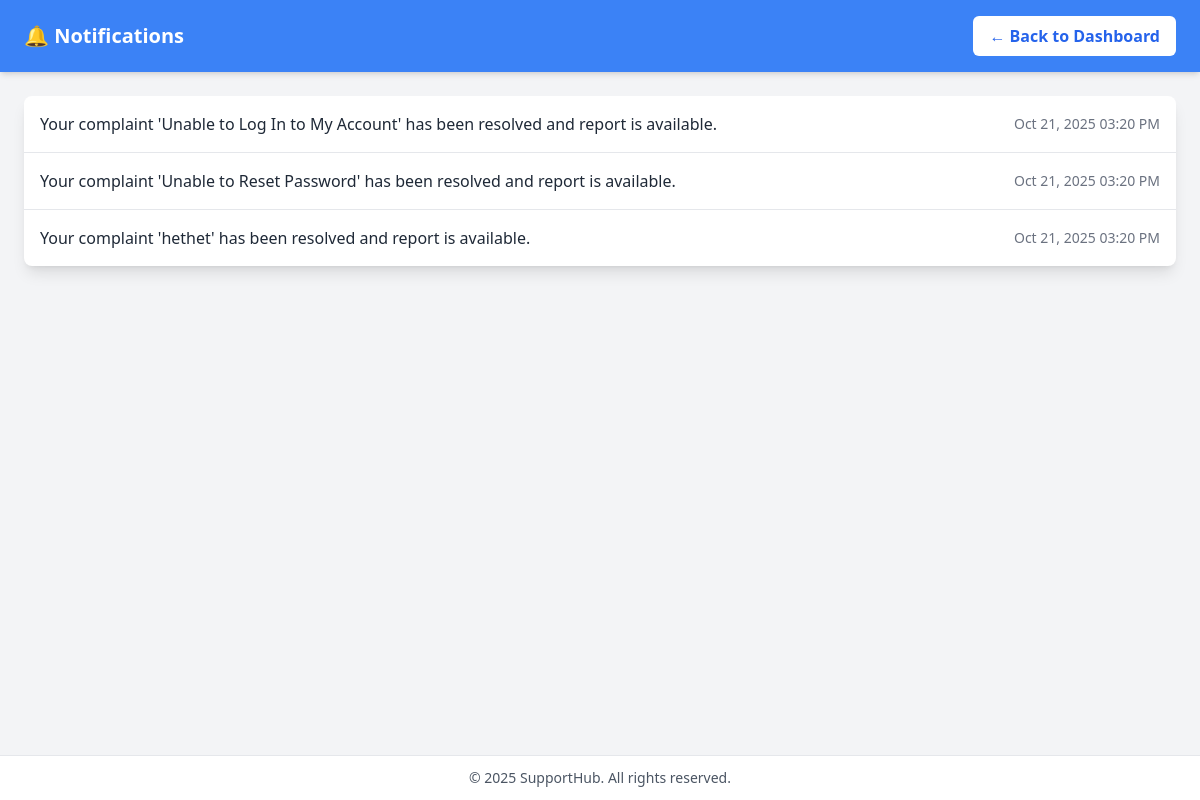
The app's page /notifications/ (signed in) with its own data.
### SupportHub/models.py (models this page shows, shortened)
class Notification(models.Model):
    user = models.ForeignKey(User, on_delete=models.CASCADE, related_name="notifications")
    complaint = models.ForeignKey("Complaint", on_delete=models.CASCADE, null=True, blank=True)
    message = models.CharField(max_length=255)
    is_read = models.BooleanField(default=False)
    created_at = models.DateTimeField(auto_now_add=True)

### SupportHub/views.py (the view)
# urls.py: path('notifications/', views.notifications_view, name='notifications'),
@login_required(login_url='login')
def notifications_view(request):
    notifications = Notification.objects.filter(user=request.user).order_by('-created_at')
    notifications.update(is_read=True)
    return render(request, 'notifications.html', {'notifications': notifications})

### SupportHub/Templates/notifications.html (shortened to what this page needs)
<!DOCTYPE html>
<html lang="en">
<head>
    <script src="https://cdn.tailwindcss.com"></script>
</head>
<body class="bg-gray-100 min-h-screen flex flex-col">
    <header class="bg-blue-500 text-white py-4 px-6 flex justify-between items-center shadow-md">
        <h1 class="text-xl font-semibold">🔔 Notifications</h1>
        <a href="{% url 'dashboard' %}"
           class="bg-white text-blue-600 font-semibold px-4 py-2 rounded-md hover:bg-blue-100 transition">
           ← Back to Dashboard
        </a>
    </header>
    <main class="flex-1 p-6">
        {% if notifications %}
            <div class="bg-white shadow-lg rounded-lg overflow-hidden">
                <ul class="divide-y divide-gray-200">
                    {% for notification in notifications %}
                        <li class="p-4 {% if not notification.is_read %}bg-blue-50{% endif %} hover:bg-gray-50 transition">
                            <div class="flex justify-between items-center">
                                <p class="text-gray-800 font-medium">
                                    {{ notification.message }}
                                </p>
                                <span class="text-sm text-gray-500">
                                    {{ notification.created_at|date:"M d, Y h:i A" }}
                                </span>
                            </div>
                        </li>
                    {% endfor %}
                </ul>
            </div>
        {% else %}
            <p class="text-center text-gray-600 text-lg mt-10">
                No notifications at the moment 📭
            </p>
        {% endif %}
    </main>
    <footer class="bg-white border-t border-gray-200 text-center py-3 text-sm text-gray-600">
        © 2025 SupportHub. All rights reserved.
    </footer>
</body>
</html>

### records on screen
Notification: message "Your complaint 'Unable to Log In to My Account' has been resolved and report is available.", created_at "Oct 21, 2025 03:20 PM"
Notification: message "Your complaint 'Unable to Reset Password' has been resolved and report is available.", created_at "Oct 21, 2025 03:20 PM"
Notification: message "Your complaint 'hethet' has been resolved and report is available.", created_at "Oct 21, 2025 03:20 PM"
